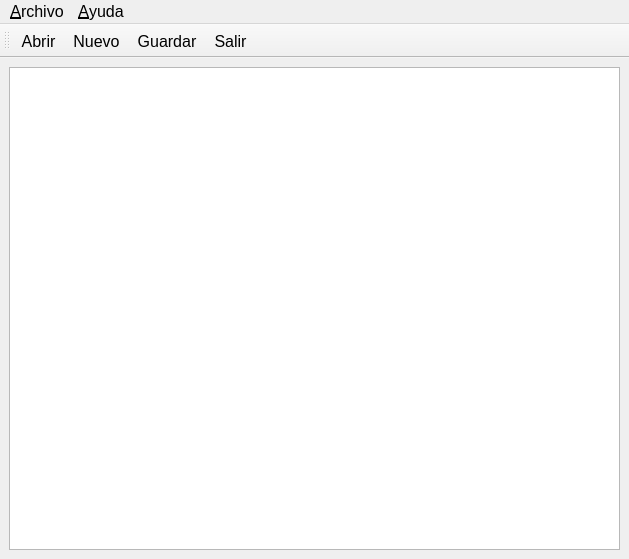
<?xml version="1.0" encoding="UTF-8"?>
<ui version="4.0">
 <class>MainWindow</class>
 <widget class="QMainWindow" name="MainWindow">
  <property name="geometry">
   <rect>
    <x>0</x>
    <y>0</y>
    <width>629</width>
    <height>559</height>
   </rect>
  </property>
  <property name="minimumSize">
   <size>
    <width>500</width>
    <height>559</height>
   </size>
  </property>
  <property name="windowTitle">
   <string>MainWindow</string>
  </property>
  <property name="windowIcon">
   <iconset resource="Imagenes.qrc">
    <normaloff>:/new/prefix1/escritura.png</normaloff>:/new/prefix1/escritura.png</iconset>
  </property>
  <property name="iconSize">
   <size>
    <width>320</width>
    <height>559</height>
   </size>
  </property>
  <widget class="QWidget" name="centralwidget">
   <layout class="QVBoxLayout" name="verticalLayout">
    <item>
     <widget class="QTextEdit" name="textEdit"/>
    </item>
   </layout>
  </widget>
  <widget class="QMenuBar" name="menubar">
   <property name="geometry">
    <rect>
     <x>0</x>
     <y>0</y>
     <width>629</width>
     <height>32</height>
    </rect>
   </property>
   <property name="font">
    <font>
     <pointsize>12</pointsize>
    </font>
   </property>
   <widget class="QMenu" name="menuArchivo">
    <property name="title">
     <string>&amp;Archivo</string>
    </property>
    <addaction name="actionAbrir"/>
    <addaction name="actionNuevo"/>
    <addaction name="actionGuardar"/>
    <addaction name="actionSalir"/>
   </widget>
   <widget class="QMenu" name="menuAyuda">
    <property name="title">
     <string>&amp;Ayuda</string>
    </property>
    <addaction name="actionAcerca_de"/>
   </widget>
   <addaction name="menuArchivo"/>
   <addaction name="menuAyuda"/>
  </widget>
  <widget class="QToolBar" name="toolBar">
   <property name="minimumSize">
    <size>
     <width>0</width>
     <height>0</height>
    </size>
   </property>
   <property name="windowTitle">
    <string>toolBar</string>
   </property>
   <property name="iconSize">
    <size>
     <width>35</width>
     <height>35</height>
    </size>
   </property>
   <attribute name="toolBarArea">
    <enum>TopToolBarArea</enum>
   </attribute>
   <attribute name="toolBarBreak">
    <bool>false</bool>
   </attribute>
   <addaction name="actionAbrir"/>
   <addaction name="actionNuevo"/>
   <addaction name="actionGuardar"/>
   <addaction name="actionSalir"/>
  </widget>
  <action name="actionAcerca_de">
   <property name="icon">
    <iconset>
     <normaloff>:/new/prefix1/bloc.png</normaloff>:/new/prefix1/bloc.png</iconset>
   </property>
   <property name="text">
    <string>Acerca de</string>
   </property>
   <property name="font">
    <font>
     <pointsize>12</pointsize>
    </font>
   </property>
  </action>
  <action name="actionAbrir">
   <property name="icon">
    <iconset resource="Imagenes.qrc">
     <normaloff>:/new/prefix1/abrir-correo.png</normaloff>:/new/prefix1/abrir-correo.png</iconset>
   </property>
   <property name="text">
    <string>Abrir</string>
   </property>
   <property name="font">
    <font>
     <pointsize>12</pointsize>
    </font>
   </property>
   <property name="shortcut">
    <string>Ctrl+O</string>
   </property>
   <property name="menuRole">
    <enum>QAction::NoRole</enum>
   </property>
  </action>
  <action name="actionNuevo">
   <property name="icon">
    <iconset resource="Imagenes.qrc">
     <normaloff>:/new/prefix1/registro.png</normaloff>:/new/prefix1/registro.png</iconset>
   </property>
   <property name="text">
    <string>Nuevo</string>
   </property>
   <property name="font">
    <font>
     <pointsize>12</pointsize>
    </font>
   </property>
   <property name="shortcut">
    <string>Ctrl+N</string>
   </property>
  </action>
  <action name="actionGuardar">
   <property name="icon">
    <iconset resource="Imagenes.qrc">
     <normaloff>:/new/prefix1/salvado.png</normaloff>:/new/prefix1/salvado.png</iconset>
   </property>
   <property name="text">
    <string>Guardar</string>
   </property>
   <property name="font">
    <font>
     <pointsize>12</pointsize>
    </font>
   </property>
   <property name="shortcut">
    <string>Ctrl+S</string>
   </property>
  </action>
  <action name="actionSalir">
   <property name="icon">
    <iconset resource="Imagenes.qrc">
     <normaloff>:/new/prefix1/borrar.png</normaloff>
     <disabledoff>:/new/prefix1/borrar.png</disabledoff>
     <disabledon>:/new/prefix1/borrar.png</disabledon>
     <activeoff>:/new/prefix1/borrar.png</activeoff>
     <selectedoff>:/new/prefix1/borrar.png</selectedoff>:/new/prefix1/borrar.png</iconset>
   </property>
   <property name="text">
    <string>Salir</string>
   </property>
   <property name="font">
    <font>
     <pointsize>12</pointsize>
    </font>
   </property>
   <property name="shortcut">
    <string>Ctrl+Q</string>
   </property>
  </action>
 </widget>
 <resources>
  <include location="Imagenes.qrc"/>
 </resources>
 <connections/>
</ui>
